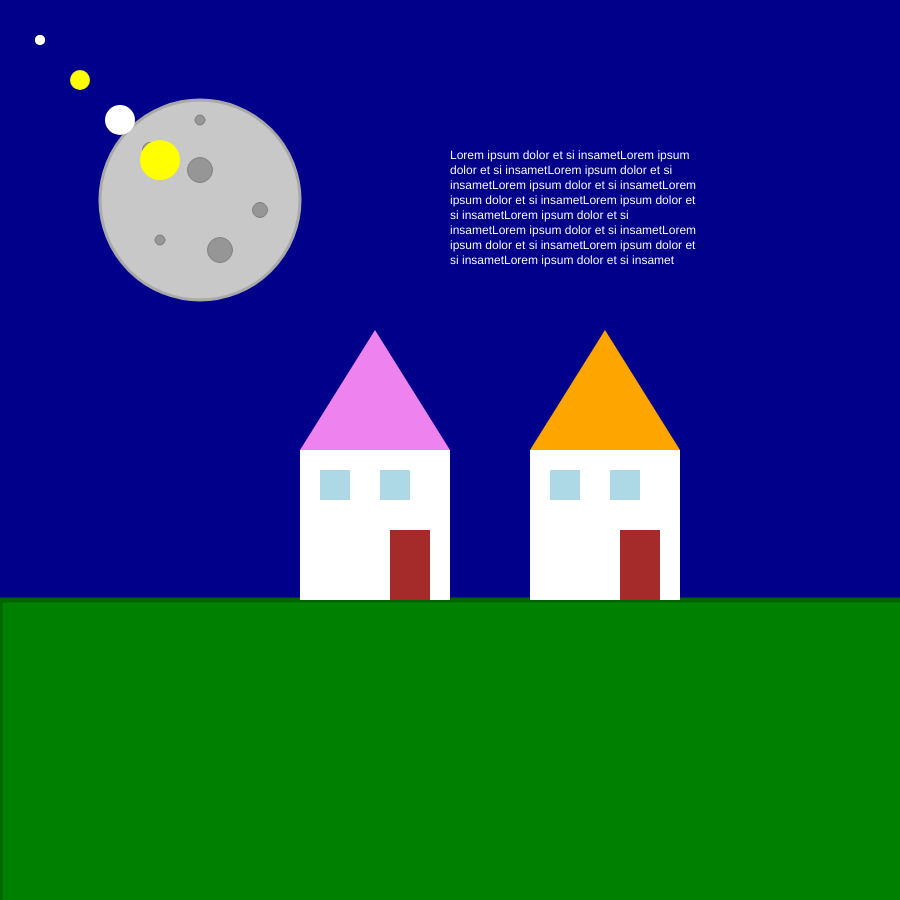
Frame 1 (no input)
Frame 60 (no input): identical to frame 1, image omitted
Frame 120 (the mouse pressed at the canvas centre since frame 60): identical to frame 1, image omitted

The p5.js sketch that drew this single still picture (run headless with seeded random() and noise() and a simulated clock; from frame 60 on, the mouse is pressed at the canvas centre):

// p5.js sketch
// ── sketch.js
let xsize = 900;
let ysize = 900;

function setup() {
  createCanvas(xsize, ysize);
}

function draw() {
  background("darkblue");
  fill(200);
  stroke("darkgrey");
  strokeWeight(3);
  circle(200,200,200);
  fill(150);
  stroke("grey");
  strokeWeight(1);
  circle(220,250,25);
  circle(260,210,15);
  circle(150,150,15);
  circle(200,170,25);
  circle(200,120,10);
  circle(160,240,10);

  fill("green");
  stroke("darkgreen");
  strokeWeight(5);
  rect(0,600,1000,700);

  fill("white");
  stroke(0);
  strokeWeight(0);
  text("Lorem ipsum dolor et si insametLorem ipsum dolor et si insametLorem ipsum dolor et si insametLorem ipsum dolor et si insametLorem ipsum dolor et si insametLorem ipsum dolor et si insametLorem ipsum dolor et si insametLorem ipsum dolor et si insametLorem ipsum dolor et si insametLorem ipsum dolor et si insametLorem ipsum dolor et si insamet",
    450,150,250,);


  stroke("yellow");
  strokeWeight(10);
  let xstella_primordiale = 40;
  let ystella_primordiale = 40;
  point (xstella_primordiale, ystella_primordiale);
  let passo= 1;
  for(let i=0 ; i<5; i = i+passo){ 
    strokeWeight(i * 10)
    if(i%2==0){
      stroke("yellow");
    }else{
      stroke("white");
    }
    point(xstella_primordiale * i, ystella_primordiale * i);
  }

  stroke(220);
  fill("white")
  strokeWeight(0);
  rect(300,450,150,150);
  fill("violet");
  triangle(300,450, 375,330, 450,450);
  fill("lightblue");
  rect(320,470,30,30);
  rect(380,470,30,30);
  fill("brown");
  rect(390,530,40,70);

  stroke(220);
  fill("white");
  strokeWeight(0);
  rect(530,450,150,150);
  fill("orange");
  triangle(530,450, 605,330, 680,450);
  fill("lightblue");
  rect(550,470,30,30);
  rect(610,470,30,30);
  fill("brown");
  rect(620,530,40,70);
}


// ── base-houses-sketch.js
let canvasXMax=400, canvasYMax=400;
let moonXpos=255;
let moonYpos=50;
let slider;
function setup() {
  createCanvas(canvasXMax, canvasYMax);
  slider=createSlider(0,255,0,1);
  slider.position(0,canvasYMax-60);
  slider.size(150)
}
function draw() {
  let xStar=0
  let yStar=0
  background("navy");
  //moon
  frameRate(5);
  colorMode(RGB);
  fill(255, 255, 0, 200);
  stroke(255, 255, 255, 100)
  strokeWeight(10); //large outline
  circle(moonXpos, 50, 100)
  moonXpos= moonXpos+1;
  //overlappin circle
  if(moonXpos>canvasXMax){
    moonXpos=0;
  }
  moonXpos=frameCount % canvasXMax;
  stroke("navy");
  fill("navy");
  circle(moonXpos+50, 50,100);
  stroke(0);//black outline
  strokeWeight(1);//outline thickness
  fill("green");
  let y = 300;
  rect(0, y, canvasXMax, y);
  stroke(0);//black outline
  strokeWeight(1);//outline thickness
  let x_casa =0;
  let house_height = 100, house_width=100;
  for(let numero_case=0; numero_case<3; numero_case++){
    fill("white");
    rect(x_casa, y-house_height , house_width, house_height);
    fill("red");
    let roof_height=80;
    triangle(x_casa, y-house_height , x_casa+house_width, y-house_height, x_casa+(house_width/2), y-house_height-roof_height);
    x_casa += house_width+30;
  }
  for (let numero_stelle=0; numero_stelle <5; numero_stelle++){
    stroke("yellow");
    strokeWeight (random (20, 100));
    fill(random (220, 30));
    point(xStar,yStar);
    xStar= random(3, canvasXMax);
    yStar= random(0, canvasYMax);
  }
  //displays the x and y position of the mouse on the canvas
  stroke("white");
  strokeWeight(1);
  fill(255);//white text
  textSize(50)
  text(frameCount, 50, 500);
}
